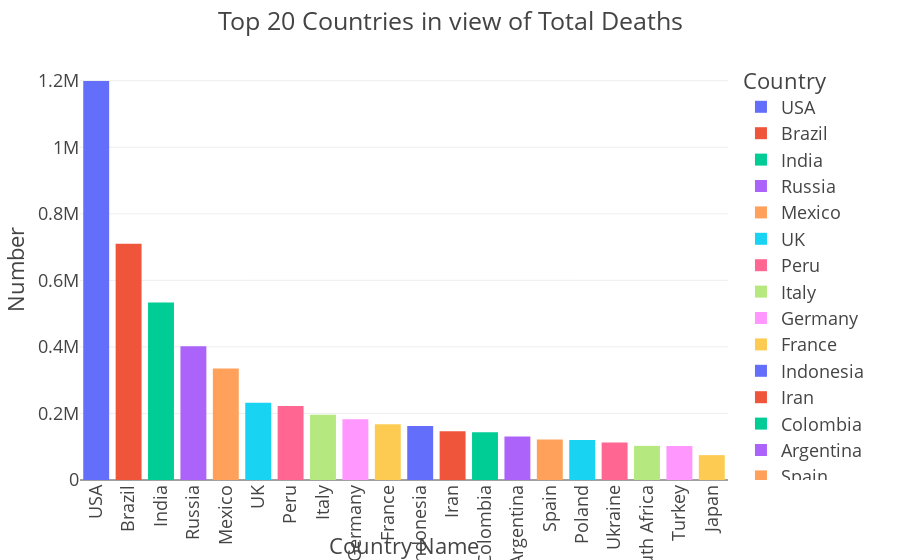

Notebook source saved alongside this figure:
### Code cell
#Top 20 Countries in view of Total Deaths
df_deaths=df.sort_values(by=['Total Deaths'],ascending=False)
fig = px.bar(df_deaths.head(20), x='Country', y='Total Deaths',hover_data=['Total Deaths'], color='Country')
fig.update_layout(template='presentation')
fig.update_layout(title="Top 20 Countries in view of Total Deaths",
                 xaxis_title= "Country Name",
                 yaxis_title= "Number")

fig.update_xaxes(tickangle=270)
fig.show()

### Figure 1 — Plotly figure (JSON) as saved in the notebook; plotly's stock layout.template omitted (floating-point values rounded to 4 significant figures)
{"data": [{"alignmentgroup": "True", "hovertemplate": "Country=%{x}<br>Total Deaths=%{y}<extra></extra>", "legendgroup": "USA", "marker": {"color": "#636efa", "pattern": {"shape": ""}}, "name": "USA", "offsetgroup": "USA", "orientation": "v", "showlegend": true, "textposition": "auto", "type": "bar", "x": ["USA"], "xaxis": "x", "y": [1199031], "yaxis": "y"}, {"alignmentgroup": "True", "hovertemplate": "Country=%{x}<br>Total Deaths=%{y}<extra></extra>", "legendgroup": "Brazil", "marker": {"color": "#EF553B", "pattern": {"shape": ""}}, "name": "Brazil", "offsetgroup": "Brazil", "orientation": "v", "showlegend": true, "textposition": "auto", "type": "bar", "x": ["Brazil"], "xaxis": "x", "y": [709765], "yaxis": "y"}, {"alignmentgroup": "True", "hovertemplate": "Country=%{x}<br>Total Deaths=%{y}<extra></extra>", "legendgroup": "India", "marker": {"color": "#00cc96", "pattern": {"shape": ""}}, "name": "India", "offsetgroup": "India", "orientation": "v", "showlegend": true, "textposition": "auto", "type": "bar", "x": ["India"], "xaxis": "x", "y": [533475], "yaxis": "y"}, {"alignmentgroup": "True", "hovertemplate": "Country=%{x}<br>Total Deaths=%{y}<extra></extra>", "legendgroup": "Russia", "marker": {"color": "#ab63fa", "pattern": {"shape": ""}}, "name": "Russia", "offsetgroup": "Russia", "orientation": "v", "showlegend": true, "textposition": "auto", "type": "bar", "x": ["Russia"], "xaxis": "x", "y": [402264], "yaxis": "y"}, {"alignmentgroup": "True", "hovertemplate": "Country=%{x}<br>Total Deaths=%{y}<extra></extra>", "legendgroup": "Mexico", "marker": {"color": "#FFA15A", "pattern": {"shape": ""}}, "name": "Mexico", "offsetgroup": "Mexico", "orientation": "v", "showlegend": true, "textposition": "auto", "type": "bar", "x": ["Mexico"], "xaxis": "x", "y": [334958], "yaxis": "y"}, {"alignmentgroup": "True", "hovertemplate": "Country=%{x}<br>Total Deaths=%{y}<extra></extra>", "legendgroup": "UK", "marker": {"color": "#19d3f3", "pattern": {"shape": ""}}, "name": "UK", "offsetgroup": "UK", "orientation": "v", "showlegend": true, "textposition": "auto", "type": "bar", "x": ["UK"], "xaxis": "x", "y": [232112], "yaxis": "y"}, {"alignmentgroup": "True", "hovertemplate": "Country=%{x}<br>Total Deaths=%{y}<extra></extra>", "legendgroup": "Peru", "marker": {"color": "#FF6692", "pattern": {"shape": ""}}, "name": "Peru", "offsetgroup": "Peru", "orientation": "v", "showlegend": true, "textposition": "auto", "type": "bar", "x": ["Peru"], "xaxis": "x", "y": [222161], "yaxis": "y"}, {"alignmentgroup": "True", "hovertemplate": "Country=%{x}<br>Total Deaths=%{y}<extra></extra>", "legendgroup": "Italy", "marker": {"color": "#B6E880", "pattern": {"shape": ""}}, "name": "Italy", "offsetgroup": "Italy", "orientation": "v", "showlegend": true, "textposition": "auto", "type": "bar", "x": ["Italy"], "xaxis": "x", "y": [196257], "yaxis": "y"}, {"alignmentgroup": "True", "hovertemplate": "Country=%{x}<br>Total Deaths=%{y}<extra></extra>", "legendgroup": "Germany", "marker": {"color": "#FF97FF", "pattern": {"shape": ""}}, "name": "Germany", "offsetgroup": "Germany", "orientation": "v", "showlegend": true, "textposition": "auto", "type": "bar", "x": ["Germany"], "xaxis": "x", "y": [182439], "yaxis": "y"}, {"alignmentgroup": "True", "hovertemplate": "Country=%{x}<br>Total Deaths=%{y}<extra></extra>", "legendgroup": "France", "marker": {"color": "#FECB52", "pattern": {"shape": ""}}, "name": "France", "offsetgroup": "France", "orientation": "v", "showlegend": true, "textposition": "auto", "type": "bar", "x": ["France"], "xaxis": "x", "y": [167642], "yaxis": "y"}, {"alignmentgroup": "True", "hovertemplate": "Country=%{x}<br>Total Deaths=%{y}<extra></extra>", "legendgroup": "Indonesia", "marker": {"color": "#636efa", "pattern": {"shape": ""}}, "name": "Indonesia", "offsetgroup": "Indonesia", "orientation": "v", "showlegend": true, "textposition": "auto", "type": "bar", "x": ["Indonesia"], "xaxis": "x", "y": [162033], "yaxis": "y"}, {"alignmentgroup": "True", "hovertemplate": "Country=%{x}<br>Total Deaths=%{y}<extra></extra>", "legendgroup": "Iran", "marker": {"color": "#EF553B", "pattern": {"shape": ""}}, "name": "Iran", "offsetgroup": "Iran", "orientation": "v", "showlegend": true, "textposition": "auto", "type": "bar", "x": ["Iran"], "xaxis": "x", "y": [146799], "yaxis": "y"}, {"alignmentgroup": "True", "hovertemplate": "Country=%{x}<br>Total Deaths=%{y}<extra></extra>", "legendgroup": "Colombia", "marker": {"color": "#00cc96", "pattern": {"shape": ""}}, "name": "Colombia", "offsetgroup": "Colombia", "orientation": "v", "showlegend": true, "textposition": "auto", "type": "bar", "x": ["Colombia"], "xaxis": "x", "y": [143146], "yaxis": "y"}, {"alignmentgroup": "True", "hovertemplate": "Country=%{x}<br>Total Deaths=%{y}<extra></extra>", "legendgroup": "Argentina", "marker": {"color": "#ab63fa", "pattern": {"shape": ""}}, "name": "Argentina", "offsetgroup": "Argentina", "orientation": "v", "showlegend": true, "textposition": "auto", "type": "bar", "x": ["Argentina"], "xaxis": "x", "y": [130733], "yaxis": "y"}, {"alignmentgroup": "True", "hovertemplate": "Country=%{x}<br>Total Deaths=%{y}<extra></extra>", "legendgroup": "Spain", "marker": {"color": "#FFA15A", "pattern": {"shape": ""}}, "name": "Spain", "offsetgroup": "Spain", "orientation": "v", "showlegend": true, "textposition": "auto", "type": "bar", "x": ["Spain"], "xaxis": "x", "y": [121760], "yaxis": "y"}, {"alignmentgroup": "True", "hovertemplate": "Country=%{x}<br>Total Deaths=%{y}<extra></extra>", "legendgroup": "Poland", "marker": {"color": "#19d3f3", "pattern": {"shape": ""}}, "name": "Poland", "offsetgroup": "Poland", "orientation": "v", "showlegend": true, "textposition": "auto", "type": "bar", "x": ["Poland"], "xaxis": "x", "y": [120553], "yaxis": "y"}, {"alignmentgroup": "True", "hovertemplate": "Country=%{x}<br>Total Deaths=%{y}<extra></extra>", "legendgroup": "Ukraine", "marker": {"color": "#FF6692", "pattern": {"shape": ""}}, "name": "Ukraine", "offsetgroup": "Ukraine", "orientation": "v", "showlegend": true, "textposition": "auto", "type": "bar", "x": ["Ukraine"], "xaxis": "x", "y": [112418], "yaxis": "y"}, {"alignmentgroup": "True", "hovertemplate": "Country=%{x}<br>Total Deaths=%{y}<extra></extra>", "legendgroup": "South Africa", "marker": {"color": "#B6E880", "pattern": {"shape": ""}}, "name": "South Africa", "offsetgroup": "South Africa", "orientation": "v", "showlegend": true, "textposition": "auto", "type": "bar", "x": ["South Africa"], "xaxis": "x", "y": [102595], "yaxis": "y"}, {"alignmentgroup": "True", "hovertemplate": "Country=%{x}<br>Total Deaths=%{y}<extra></extra>", "legendgroup": "Turkey", "marker": {"color": "#FF97FF", "pattern": {"shape": ""}}, "name": "Turkey", "offsetgroup": "Turkey", "orientation": "v", "showlegend": true, "textposition": "auto", "type": "bar", "x": ["Turkey"], "xaxis": "x", "y": [102174], "yaxis": "y"}, {"alignmentgroup": "True", "hovertemplate": "Country=%{x}<br>Total Deaths=%{y}<extra></extra>", "legendgroup": "Japan", "marker": {"color": "#FECB52", "pattern": {"shape": ""}}, "name": "Japan", "offsetgroup": "Japan", "orientation": "v", "showlegend": true, "textposition": "auto", "type": "bar", "x": ["Japan"], "xaxis": "x", "y": [74694], "yaxis": "y"}], "layout": {"barmode": "relative", "legend": {"title": {"text": "Country"}, "tracegroupgap": 0}, "margin": {"t": 60}, "title": {"text": "Top 20 Countries in view of Total Deaths"}, "xaxis": {"anchor": "y", "categoryarray": ["USA", "Brazil", "India", "Russia", "Mexico", "UK", "Peru", "Italy", "Germany", "France", "Indonesia", "Iran", "Colombia", "Argentina", "Spain", "Poland", "Ukraine", "South Africa", "Turkey", "Japan"], "categoryorder": "array", "domain": [0, 1], "tickangle": -90, "title": {"text": "Country Name"}}, "yaxis": {"anchor": "x", "domain": [0, 1], "title": {"text": "Number"}}}}
